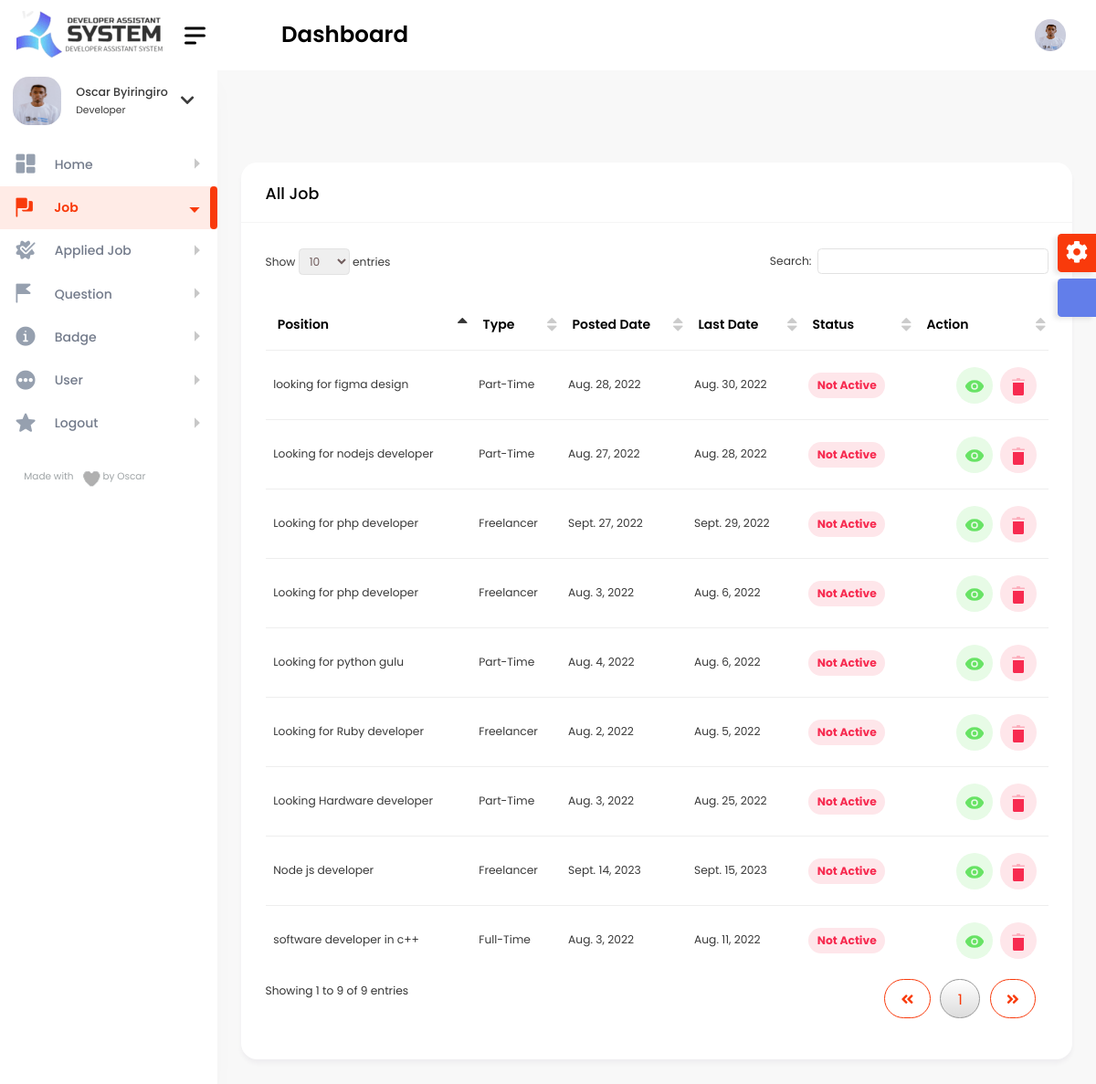
Screenshot of /super_admin/all_job_super/ (signed in) with the database file from the repository.
### authentication/models.py (models this page shows, shortened)
class Profile(models.Model):
    user = models.OneToOneField(User, on_delete=models.CASCADE)
    user_image = models.ImageField(upload_to='images/', default='profile.png', null=True, blank=True)
    location = models.CharField(max_length=100, null=True, blank=True)
    about_me = models.TextField(null=True, blank=True)
    github_link = models.URLField(default='https://github.com/', null=True, blank=True)
    website_link = models.URLField(default='https://www.google.com/', null=True, blank=True)
    backend_development = models.PositiveIntegerField(null=True, blank=True)
    frontend_development = models.PositiveIntegerField(null=True, blank=True)
    hardware = models.PositiveIntegerField(null=True, blank=True)
    uiandux = models.PositiveIntegerField(null=True, blank=True)
    artificial_intelligence = models.PositiveIntegerField(null=True, blank=True)
    badge = models.BooleanField(default=False)
    date_created = models.DateField(default=now)

class User(AbstractBaseUser):
    full_name = models.CharField(max_length=255, null=False)
    email = models.EmailField(
        verbose_name='email address',
        max_length=255,
        unique=True,
    )
    phone_number = PhoneNumberField(unique=True)
    is_verified = models.BooleanField(default=False)
    is_two_f_enable = models.BooleanField(default=False)
    is_active = models.BooleanField(default=True)
    staff = models.BooleanField(default=False)
    admin = models.BooleanField(default=False)
    USERNAME_FIELD = 'email'
    REQUIRED_FIELDS = ['full_name', 'phone_number']
    objects = UserManager()
    class Meta:
        app_label = 'authentication'

### questions/models.py (models this page shows, shortened)
class Job_work(models.Model):
    job_owner = models.ForeignKey(User, on_delete=models.CASCADE, default=1)
    title_developer = models.CharField(max_length=250)
    title_task = models.CharField(max_length=250)
    amount_range_start = models.PositiveIntegerField()
    amount_range_end = models.PositiveIntegerField()
    tags = models.CharField(max_length=250)
    job_description = models.TextField()
    experience = models.CharField(max_length=250)
    job_type = models.CharField(max_length=250)
    enable_remote = models.BooleanField()
    country_location = models.CharField(max_length=250)
    viewed = models.PositiveIntegerField(default=0)
    job_hired = models.BooleanField(default=False)
    published_date = models.DateField(auto_now_add=True)
    expire_date = models.DateField()
    class Meta:
        verbose_name_plural = 'Job'

### super_admin/decorators.py (the view)
    def wrapper_func(request, *args, **kwargs):
        if not request.user.is_authenticated:
            return redirect('super_login')
        if not request.user.admin:
            return redirect('super_login')
        else:
            return view_func(request, *args, **kwargs)

### super_admin/views.py (called while the page is built)
@is_admin_user
def all_job_super(request):
    job_posted = Job_work.objects.all().order_by('-published_date')
    context = {
        'job': job_posted,
        'now': now.date()
    }
    return render(request, 'all_job_super.html', context)

### super_admin/templates/all_job_super.html (shortened to what this page needs)
{% include 'super_admin/base.html' %}
{% load static %}
{% block content %}
        <div class="content-body">
            <div class="container-fluid">
                <div class="row">
                    <div class="col-12">
                        <div class="card">
                            <div class="card-header">
                                <h4 class="card-title">All Job</h4>
                            </div>
                            <div class="card-body">
                                <div class="table-responsive">
                                    <table id="example3" class="display" style="min-width: 845px">
                                        <thead>
                                            <tr>
                                                <th>Position</th>
                                                <th>Type</th>
                                                <th>Posted Date</th>
                                                <th>Last Date</th>
                                                <th>Status</th>
                                                <th>Action</th>
                                            </tr>
                                        </thead>
                                        <tbody>
                                        {% for job in job %}
                                            <tr>
										<td>{{ job.title_developer }}</td>
										<td class="wspace-no">{{ job.job_type }}</td>
										<td>{{ job.published_date }}</td>
										<td>{{ job.expire_date }}</td>
                                                {% if now > job.expire_date or job.job_hired == True  %}
										        <td><span class="badge badge-danger badge-lg light">Not Active</span></td>
                                                    {% else %}
                                                    <td><span class="badge badge-success badge-lg light">Active</span></td>
                                                {% endif %}
										<td>
											<div class="action-buttons d-flex justify-content-end">
												<a href="{% url 'all_job_view_super' job.id %}" class="btn btn-success light mr-2">
												</a>
												<a href="{% url 'job_delete_super' job.id %}" class="btn btn-danger light">
												</a>
											</div>
										</td>
									</tr>
                                        {% endfor %}
                                        </tbody>
                                    </table>
                                </div>
                            </div>
                        </div>
                    </div>
				</div>
            </div>
        </div>
{% endblock %}

### templates/super_admin/base.html (shortened to what this page needs)
<!DOCTYPE html>
{% load static %}
{% load unicorn %}
<html lang="en">
<head>
    <link href="{% static 'dashboard/vendor/datatables/css/jquery.dataTables.min.css' %}" rel="stylesheet">
	<link href="{% static 'dashboard/vendor/jquery-nice-select/css/nice-select.css' %}" rel="stylesheet">
	<link href="{% static 'dashboard/vendor/owl-carousel/owl.carousel.css' %}" rel="stylesheet">
    <link href="{% static 'dashboard/css/style.css' %}" rel="stylesheet">
    <link href="{% static 'input_tag/tagify.css' %}" rel="stylesheet">
</head>
<body>
    <div id="main-wrapper">
        <div class="nav-header">
            <a href="{% url 'user_home' %}" class="brand-logo">
				<img src="{% static 'home/images/logo-black.png' %}" />
            </a>
            <div class="nav-control">
                <div class="hamburger">
                    <span class="line"></span><span class="line"></span><span class="line"></span>
                </div>
            </div>
        </div>
        <div class="header">
            <div class="header-content">
                <nav class="navbar navbar-expand">
                    <div class="collapse navbar-collapse justify-content-between">
                        <div class="header-left">
							<div class="dashboard_bar">
                                Dashboard
                            </div>
                        </div>
                        <ul class="navbar-nav header-right">
							<li class="nav-item dropdown header-profile">
                                <a class="nav-link" href="javascript:void(0);" role="button" data-bs-toggle="dropdown">
                                    <img src="{{ profile.user_image.url }}" width="20" alt=""/>
                                </a>
                            </li>
                        </ul>
                    </div>
				</nav>
			</div>
		</div>
        {% include 'partial/super_admin_dashboard.html' %}
        <div class="footer">
            <div class="copyright">
                <p>Copyright © Designed &amp; Developed by <a href="" target="_blank">Oscar</a> 2022</p>
            </div>
        </div>
	</div>
</body>
</html>

### templates/partial/super_admin_dashboard.html (shortened to what this page needs)
{% load static %}
<div class="dlabnav">
            <div class="dlabnav-scroll">
				<div class="dropdown header-profile2 ">
					<a class="nav-link " href="javascript:void(0);"  role="button" data-bs-toggle="dropdown">
						<div class="header-info2 d-flex align-items-center">
							<img src="{{ profile.user_image.url }}" alt=""/>
							<div class="d-flex align-items-center sidebar-info">
								<div>
									<span class="font-w400 d-block">{{ user.full_name }}</span>
									<small class="text-end font-w400">Developer</small>
								</div>
								<i class="fas fa-chevron-down"></i>
							</div>
						</div>
					</a>
				</div>
				<ul class="metismenu" id="menu">
                    <li><a class="has-arrow " href="{% url 'home_super' %}" aria-expanded="false">
							<span class="nav-text">Home</span>
						</a>
                    </li>
					<li><a class="has-arrow " href="{% url 'all_job_super' %}" aria-expanded="false">
							<span class="nav-text">Job</span>
						</a>
                    </li>
                    <li><a class="has-arrow " href="{% url 'applied_job_super' %}" aria-expanded="false">
							<span class="nav-text">Applied Job</span>
						</a>
					</li>
                    <li><a class="has-arrow " href="{% url 'question_super' %}" aria-expanded="false">
							<span class="nav-text">Question</span>
						</a>
					</li>
                    <li><a class="has-arrow " href="{% url 'all_badge_super' %}" aria-expanded="false">
							<span class="nav-text">Badge</span>
						</a>
                    </li>
                    <li><a class="has-arrow " href="{% url 'all_user_super' %}" aria-expanded="false">
							<span class="nav-text">User</span>
						</a>
                    </li>
                    <li><a class="has-arrow " href="{% url 'logout_super' %}" aria-expanded="false">
							<span class="nav-text">Logout</span>
						</a>
                    </li>
                </ul>
				<div class="copyright">
					<p class="fs-12">Made with <span class="heart"></span> by Oscar</p>
				</div>
			</div>
        </div>

### static/input_tag/tagify.css (style rules this page uses)
:root { --tagify-dd-color-primary:rgb(53,149,246);--tagify-dd-bg-color:white;--tagify-dd-item-pad:.3em .5em }

### rows the page displays
Profile: user_image (picture)
User: full_name "Oscar Byiringiro"
Job_work: title_developer "Node js developer", job_type "Freelancer", published_date "Sept. 14, 2023", expire_date "Sept. 15, 2023", shows "Not Active"
Job_work: title_developer "Looking for php developer", job_type "Freelancer", published_date "Sept. 27, 2022", expire_date "Sept. 29, 2022", shows "Not Active"
Job_work: title_developer "looking for figma design", job_type "Part-Time", published_date "Aug. 28, 2022", expire_date "Aug. 30, 2022", shows "Not Active"
Job_work: title_developer "Looking for nodejs developer", job_type "Part-Time", published_date "Aug. 27, 2022", expire_date "Aug. 28, 2022", shows "Not Active"
Job_work: title_developer "Looking for python gulu", job_type "Part-Time", published_date "Aug. 4, 2022", expire_date "Aug. 6, 2022", shows "Not Active"
Job_work: title_developer "software developer in c++", job_type "Full-Time", published_date "Aug. 3, 2022", expire_date "Aug. 11, 2022", shows "Not Active"
Job_work: title_developer "Looking for php developer", job_type "Freelancer", published_date "Aug. 3, 2022", expire_date "Aug. 6, 2022", shows "Not Active"
Job_work: title_developer "Looking Hardware developer", job_type "Part-Time", published_date "Aug. 3, 2022", expire_date "Aug. 25, 2022", shows "Not Active"
Job_work: title_developer "Looking for Ruby developer", job_type "Freelancer", published_date "Aug. 2, 2022", expire_date "Aug. 5, 2022", shows "Not Active"
